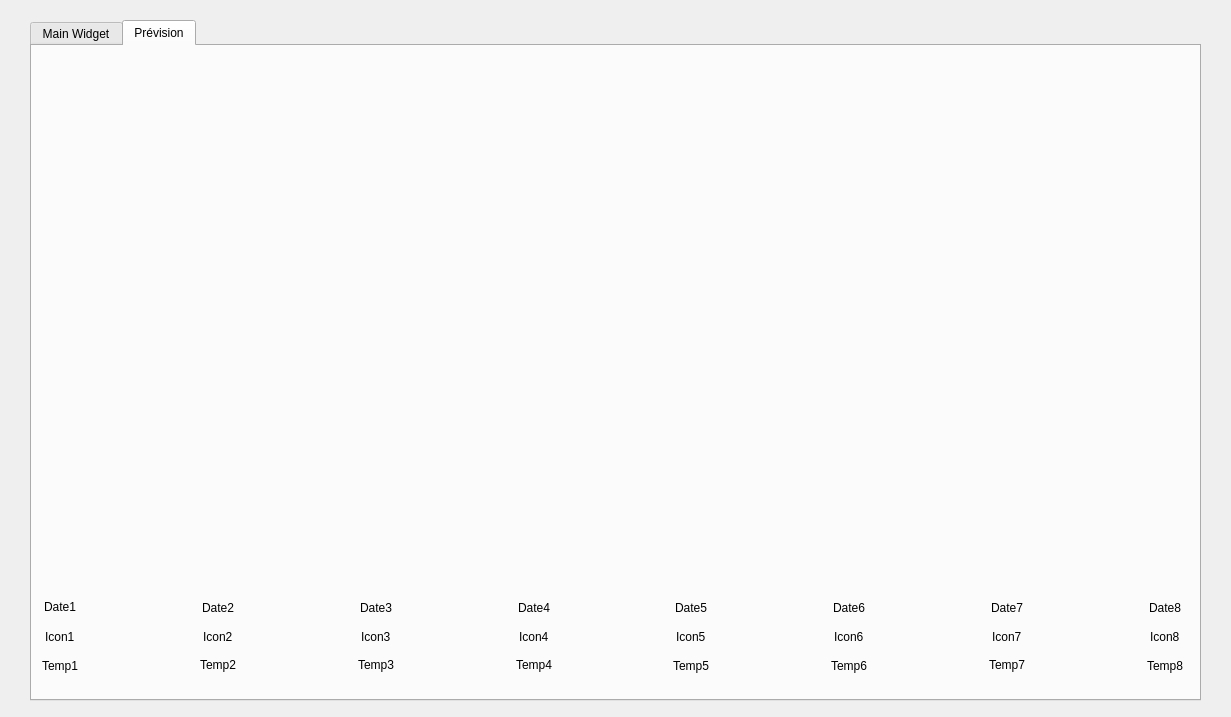
<?xml version="1.0" encoding="UTF-8"?>
<ui version="4.0">
 <class>Dialog</class>
 <widget class="QDialog" name="Dialog">
  <property name="geometry">
   <rect>
    <x>0</x>
    <y>0</y>
    <width>1231</width>
    <height>717</height>
   </rect>
  </property>
  <property name="windowTitle">
   <string>Dialog</string>
  </property>
  <widget class="QTabWidget" name="tabWidget">
   <property name="geometry">
    <rect>
     <x>30</x>
     <y>20</y>
     <width>1171</width>
     <height>681</height>
    </rect>
   </property>
   <property name="currentIndex">
    <number>1</number>
   </property>
   <widget class="QWidget" name="tab">
    <attribute name="title">
     <string>Main Widget</string>
    </attribute>
    <widget class="QWidget" name="widgetPollution" native="true">
     <property name="geometry">
      <rect>
       <x>390</x>
       <y>10</y>
       <width>761</width>
       <height>621</height>
      </rect>
     </property>
     <property name="minimumSize">
      <size>
       <width>291</width>
       <height>251</height>
      </size>
     </property>
    </widget>
    <widget class="QWidget" name="layoutWidget_3">
     <property name="geometry">
      <rect>
       <x>10</x>
       <y>10</y>
       <width>353</width>
       <height>620</height>
      </rect>
     </property>
     <layout class="QVBoxLayout" name="verticalLayout_21">
      <item>
       <layout class="QVBoxLayout" name="verticalLayout_22">
        <item>
         <layout class="QVBoxLayout" name="verticalLayout_23">
          <item alignment="Qt::AlignHCenter">
           <widget class="QLabel" name="labeltitre">
            <property name="font">
             <font>
              <family>Dyuthi</family>
              <pointsize>26</pointsize>
             </font>
            </property>
            <property name="text">
             <string>Météo de Paris</string>
            </property>
           </widget>
          </item>
          <item>
           <spacer name="verticalSpacer_7">
            <property name="orientation">
             <enum>Qt::Vertical</enum>
            </property>
            <property name="sizeHint" stdset="0">
             <size>
              <width>20</width>
              <height>13</height>
             </size>
            </property>
           </spacer>
          </item>
          <item>
           <layout class="QHBoxLayout" name="horizontalLayout_5">
            <item alignment="Qt::AlignHCenter|Qt::AlignVCenter">
             <widget class="QLabel" name="labelTemp">
              <property name="font">
               <font>
                <family>Dyuthi</family>
                <pointsize>26</pointsize>
                <weight>50</weight>
                <bold>false</bold>
               </font>
              </property>
              <property name="text">
               <string>Température</string>
              </property>
             </widget>
            </item>
            <item>
             <widget class="QLabel" name="labelIcon">
              <property name="text">
               <string>Icon</string>
              </property>
             </widget>
            </item>
           </layout>
          </item>
          <item>
           <spacer name="verticalSpacer_8">
            <property name="orientation">
             <enum>Qt::Vertical</enum>
            </property>
            <property name="sizeHint" stdset="0">
             <size>
              <width>20</width>
              <height>13</height>
             </size>
            </property>
           </spacer>
          </item>
          <item alignment="Qt::AlignHCenter">
           <widget class="QLabel" name="labelCiel">
            <property name="font">
             <font>
              <family>Dyuthi</family>
              <pointsize>18</pointsize>
             </font>
            </property>
            <property name="text">
             <string>Ciel</string>
            </property>
           </widget>
          </item>
          <item>
           <spacer name="verticalSpacer_9">
            <property name="orientation">
             <enum>Qt::Vertical</enum>
            </property>
            <property name="sizeHint" stdset="0">
             <size>
              <width>20</width>
              <height>13</height>
             </size>
            </property>
           </spacer>
          </item>
          <item alignment="Qt::AlignHCenter">
           <widget class="QLabel" name="labelDate">
            <property name="font">
             <font>
              <family>Dyuthi</family>
              <pointsize>14</pointsize>
             </font>
            </property>
            <property name="text">
             <string>TextLabel</string>
            </property>
           </widget>
          </item>
          <item>
           <spacer name="verticalSpacer_10">
            <property name="orientation">
             <enum>Qt::Vertical</enum>
            </property>
            <property name="sizeHint" stdset="0">
             <size>
              <width>20</width>
              <height>13</height>
             </size>
            </property>
           </spacer>
          </item>
          <item>
           <layout class="QHBoxLayout" name="horizontalLayout">
            <item>
             <spacer name="horizontalSpacer">
              <property name="orientation">
               <enum>Qt::Horizontal</enum>
              </property>
              <property name="sizeHint" stdset="0">
               <size>
                <width>40</width>
                <height>20</height>
               </size>
              </property>
             </spacer>
            </item>
            <item>
             <widget class="QTableWidget" name="tableWidget">
              <property name="minimumSize">
               <size>
                <width>261</width>
                <height>233</height>
               </size>
              </property>
              <property name="maximumSize">
               <size>
                <width>261</width>
                <height>233</height>
               </size>
              </property>
              <property name="contextMenuPolicy">
               <enum>Qt::DefaultContextMenu</enum>
              </property>
              <property name="frameShape">
               <enum>QFrame::StyledPanel</enum>
              </property>
              <property name="frameShadow">
               <enum>QFrame::Sunken</enum>
              </property>
              <property name="verticalScrollBarPolicy">
               <enum>Qt::ScrollBarAlwaysOff</enum>
              </property>
              <property name="sizeAdjustPolicy">
               <enum>QAbstractScrollArea::AdjustToContents</enum>
              </property>
              <property name="editTriggers">
               <set>QAbstractItemView::NoEditTriggers</set>
              </property>
              <property name="dragDropOverwriteMode">
               <bool>false</bool>
              </property>
              <property name="selectionMode">
               <enum>QAbstractItemView::NoSelection</enum>
              </property>
              <property name="iconSize">
               <size>
                <width>0</width>
                <height>0</height>
               </size>
              </property>
              <property name="textElideMode">
               <enum>Qt::ElideLeft</enum>
              </property>
              <property name="verticalScrollMode">
               <enum>QAbstractItemView::ScrollPerItem</enum>
              </property>
              <property name="gridStyle">
               <enum>Qt::SolidLine</enum>
              </property>
              <attribute name="horizontalHeaderCascadingSectionResizes">
               <bool>false</bool>
              </attribute>
              <attribute name="horizontalHeaderShowSortIndicator" stdset="0">
               <bool>false</bool>
              </attribute>
              <row>
               <property name="text">
                <string>Température max °C</string>
               </property>
              </row>
              <row>
               <property name="text">
                <string>Température min °C</string>
               </property>
              </row>
              <row>
               <property name="text">
                <string>Ciel</string>
               </property>
              </row>
              <row>
               <property name="text">
                <string>Humidité (%)</string>
               </property>
              </row>
              <row>
               <property name="text">
                <string>Vitesse du Vent (km/h)</string>
               </property>
              </row>
              <row>
               <property name="text">
                <string>DIrection du Vent (°)</string>
               </property>
              </row>
              <row>
               <property name="text">
                <string>Pression (hPa)</string>
               </property>
              </row>
              <column>
               <property name="text">
                <string/>
               </property>
               <property name="foreground">
                <brush brushstyle="NoBrush">
                 <color alpha="255">
                  <red>0</red>
                  <green>0</green>
                  <blue>0</blue>
                 </color>
                </brush>
               </property>
              </column>
              <item row="0" column="0">
               <property name="text">
                <string/>
               </property>
               <property name="background">
                <brush brushstyle="NoBrush">
                 <color alpha="255">
                  <red>239</red>
                  <green>41</green>
                  <blue>41</blue>
                 </color>
                </brush>
               </property>
              </item>
             </widget>
            </item>
            <item>
             <spacer name="horizontalSpacer_2">
              <property name="orientation">
               <enum>Qt::Horizontal</enum>
              </property>
              <property name="sizeHint" stdset="0">
               <size>
                <width>40</width>
                <height>20</height>
               </size>
              </property>
             </spacer>
            </item>
           </layout>
          </item>
         </layout>
        </item>
       </layout>
      </item>
      <item>
       <layout class="QHBoxLayout" name="horizontalLayout_6">
        <item>
         <layout class="QVBoxLayout" name="verticalLayout_24">
          <item>
           <spacer name="verticalSpacer_11">
            <property name="orientation">
             <enum>Qt::Vertical</enum>
            </property>
            <property name="sizeHint" stdset="0">
             <size>
              <width>258</width>
              <height>13</height>
             </size>
            </property>
           </spacer>
          </item>
          <item>
           <layout class="QHBoxLayout" name="horizontalLayout_7">
            <item>
             <spacer name="horizontalSpacer_10">
              <property name="orientation">
               <enum>Qt::Horizontal</enum>
              </property>
              <property name="sizeHint" stdset="0">
               <size>
                <width>58</width>
                <height>20</height>
               </size>
              </property>
             </spacer>
            </item>
            <item>
             <layout class="QVBoxLayout" name="verticalLayout_25">
              <item>
               <layout class="QVBoxLayout" name="verticalLayout_26">
                <item>
                 <layout class="QVBoxLayout" name="verticalLayout_27">
                  <item>
                   <widget class="QLabel" name="label_IAQI">
                    <property name="text">
                     <string>Image AQI</string>
                    </property>
                   </widget>
                  </item>
                  <item>
                   <widget class="QLabel" name="label_DAQI">
                    <property name="font">
                     <font>
                      <pointsize>13</pointsize>
                      <weight>75</weight>
                      <bold>true</bold>
                     </font>
                    </property>
                    <property name="frameShape">
                     <enum>QFrame::NoFrame</enum>
                    </property>
                    <property name="text">
                     <string>LABEL</string>
                    </property>
                    <property name="alignment">
                     <set>Qt::AlignCenter</set>
                    </property>
                   </widget>
                  </item>
                 </layout>
                </item>
               </layout>
              </item>
              <item alignment="Qt::AlignHCenter">
               <widget class="QLabel" name="label_3">
                <property name="text">
                 <string>AQI</string>
                </property>
               </widget>
              </item>
             </layout>
            </item>
            <item>
             <spacer name="horizontalSpacer_11">
              <property name="orientation">
               <enum>Qt::Horizontal</enum>
              </property>
              <property name="sizeHint" stdset="0">
               <size>
                <width>68</width>
                <height>20</height>
               </size>
              </property>
             </spacer>
            </item>
           </layout>
          </item>
         </layout>
        </item>
        <item>
         <layout class="QVBoxLayout" name="verticalLayout_28">
          <item>
           <spacer name="verticalSpacer">
            <property name="orientation">
             <enum>Qt::Vertical</enum>
            </property>
            <property name="sizeHint" stdset="0">
             <size>
              <width>20</width>
              <height>40</height>
             </size>
            </property>
           </spacer>
          </item>
          <item>
           <layout class="QVBoxLayout" name="verticalLayout_29">
            <item>
             <layout class="QVBoxLayout" name="verticalLayout_30">
              <item>
               <layout class="QVBoxLayout" name="verticalLayout_31">
                <item alignment="Qt::AlignHCenter">
                 <widget class="QLabel" name="label_IUV">
                  <property name="text">
                   <string>Image UV</string>
                  </property>
                 </widget>
                </item>
                <item>
                 <widget class="QLabel" name="label_DUV">
                  <property name="font">
                   <font>
                    <pointsize>13</pointsize>
                    <weight>75</weight>
                    <bold>true</bold>
                   </font>
                  </property>
                  <property name="text">
                   <string>Indice Uv</string>
                  </property>
                  <property name="alignment">
                   <set>Qt::AlignCenter</set>
                  </property>
                 </widget>
                </item>
               </layout>
              </item>
             </layout>
            </item>
            <item alignment="Qt::AlignHCenter">
             <widget class="QLabel" name="label_4">
              <property name="text">
               <string>Indice UV</string>
              </property>
             </widget>
            </item>
           </layout>
          </item>
         </layout>
        </item>
       </layout>
      </item>
     </layout>
    </widget>
   </widget>
   <widget class="QWidget" name="tab_2">
    <attribute name="title">
     <string>Prévision</string>
    </attribute>
    <widget class="QWidget" name="layoutWidget_4">
     <property name="geometry">
      <rect>
       <x>10</x>
       <y>550</y>
       <width>1141</width>
       <height>81</height>
      </rect>
     </property>
     <layout class="QHBoxLayout" name="horizontalLayout_8">
      <item>
       <layout class="QVBoxLayout" name="verticalLayout_32">
        <item alignment="Qt::AlignHCenter|Qt::AlignVCenter">
         <widget class="QLabel" name="label_date1">
          <property name="text">
           <string>Date1</string>
          </property>
         </widget>
        </item>
        <item alignment="Qt::AlignHCenter">
         <widget class="QLabel" name="label_icon1">
          <property name="text">
           <string>Icon1</string>
          </property>
         </widget>
        </item>
        <item alignment="Qt::AlignHCenter">
         <widget class="QLabel" name="label_value1">
          <property name="text">
           <string>Temp1</string>
          </property>
         </widget>
        </item>
       </layout>
      </item>
      <item>
       <spacer name="horizontalSpacer_12">
        <property name="orientation">
         <enum>Qt::Horizontal</enum>
        </property>
        <property name="sizeHint" stdset="0">
         <size>
          <width>40</width>
          <height>20</height>
         </size>
        </property>
       </spacer>
      </item>
      <item>
       <layout class="QVBoxLayout" name="verticalLayout_33">
        <item alignment="Qt::AlignHCenter">
         <widget class="QLabel" name="label_date2">
          <property name="text">
           <string>Date2</string>
          </property>
         </widget>
        </item>
        <item alignment="Qt::AlignHCenter">
         <widget class="QLabel" name="label_icon2">
          <property name="text">
           <string>Icon2</string>
          </property>
         </widget>
        </item>
        <item alignment="Qt::AlignHCenter|Qt::AlignVCenter">
         <widget class="QLabel" name="label_value2">
          <property name="text">
           <string>Temp2</string>
          </property>
         </widget>
        </item>
       </layout>
      </item>
      <item>
       <spacer name="horizontalSpacer_13">
        <property name="orientation">
         <enum>Qt::Horizontal</enum>
        </property>
        <property name="sizeHint" stdset="0">
         <size>
          <width>40</width>
          <height>20</height>
         </size>
        </property>
       </spacer>
      </item>
      <item>
       <layout class="QVBoxLayout" name="verticalLayout_34">
        <item alignment="Qt::AlignHCenter">
         <widget class="QLabel" name="label_date3">
          <property name="text">
           <string>Date3</string>
          </property>
         </widget>
        </item>
        <item alignment="Qt::AlignHCenter">
         <widget class="QLabel" name="label_icon3">
          <property name="text">
           <string>Icon3</string>
          </property>
         </widget>
        </item>
        <item alignment="Qt::AlignHCenter|Qt::AlignVCenter">
         <widget class="QLabel" name="label_value3">
          <property name="text">
           <string>Temp3</string>
          </property>
         </widget>
        </item>
       </layout>
      </item>
      <item>
       <spacer name="horizontalSpacer_14">
        <property name="orientation">
         <enum>Qt::Horizontal</enum>
        </property>
        <property name="sizeHint" stdset="0">
         <size>
          <width>40</width>
          <height>20</height>
         </size>
        </property>
       </spacer>
      </item>
      <item>
       <layout class="QVBoxLayout" name="verticalLayout_35">
        <item alignment="Qt::AlignHCenter">
         <widget class="QLabel" name="label_date4">
          <property name="text">
           <string>Date4</string>
          </property>
         </widget>
        </item>
        <item alignment="Qt::AlignHCenter">
         <widget class="QLabel" name="label_icon4">
          <property name="text">
           <string>Icon4</string>
          </property>
         </widget>
        </item>
        <item alignment="Qt::AlignHCenter|Qt::AlignVCenter">
         <widget class="QLabel" name="label_value4">
          <property name="text">
           <string>Temp4</string>
          </property>
         </widget>
        </item>
       </layout>
      </item>
      <item>
       <spacer name="horizontalSpacer_15">
        <property name="orientation">
         <enum>Qt::Horizontal</enum>
        </property>
        <property name="sizeHint" stdset="0">
         <size>
          <width>40</width>
          <height>20</height>
         </size>
        </property>
       </spacer>
      </item>
      <item>
       <layout class="QVBoxLayout" name="verticalLayout_36">
        <item alignment="Qt::AlignHCenter">
         <widget class="QLabel" name="label_date5">
          <property name="text">
           <string>Date5</string>
          </property>
         </widget>
        </item>
        <item alignment="Qt::AlignHCenter">
         <widget class="QLabel" name="label_icon5">
          <property name="text">
           <string>Icon5</string>
          </property>
         </widget>
        </item>
        <item alignment="Qt::AlignHCenter">
         <widget class="QLabel" name="label_value5">
          <property name="text">
           <string>Temp5</string>
          </property>
         </widget>
        </item>
       </layout>
      </item>
      <item>
       <spacer name="horizontalSpacer_16">
        <property name="orientation">
         <enum>Qt::Horizontal</enum>
        </property>
        <property name="sizeHint" stdset="0">
         <size>
          <width>40</width>
          <height>20</height>
         </size>
        </property>
       </spacer>
      </item>
      <item>
       <layout class="QVBoxLayout" name="verticalLayout_37">
        <item alignment="Qt::AlignHCenter">
         <widget class="QLabel" name="label_date6">
          <property name="text">
           <string>Date6</string>
          </property>
         </widget>
        </item>
        <item alignment="Qt::AlignHCenter">
         <widget class="QLabel" name="label_icon6">
          <property name="text">
           <string>Icon6</string>
          </property>
         </widget>
        </item>
        <item alignment="Qt::AlignHCenter">
         <widget class="QLabel" name="label_value6">
          <property name="text">
           <string>Temp6</string>
          </property>
         </widget>
        </item>
       </layout>
      </item>
      <item>
       <spacer name="horizontalSpacer_17">
        <property name="orientation">
         <enum>Qt::Horizontal</enum>
        </property>
        <property name="sizeHint" stdset="0">
         <size>
          <width>40</width>
          <height>20</height>
         </size>
        </property>
       </spacer>
      </item>
      <item>
       <layout class="QVBoxLayout" name="verticalLayout_38">
        <item alignment="Qt::AlignHCenter">
         <widget class="QLabel" name="label_date7">
          <property name="text">
           <string>Date7</string>
          </property>
         </widget>
        </item>
        <item alignment="Qt::AlignHCenter">
         <widget class="QLabel" name="label_icon7">
          <property name="text">
           <string>Icon7</string>
          </property>
         </widget>
        </item>
        <item alignment="Qt::AlignHCenter|Qt::AlignVCenter">
         <widget class="QLabel" name="label_value7">
          <property name="text">
           <string>Temp7</string>
          </property>
         </widget>
        </item>
       </layout>
      </item>
      <item>
       <spacer name="horizontalSpacer_18">
        <property name="orientation">
         <enum>Qt::Horizontal</enum>
        </property>
        <property name="sizeHint" stdset="0">
         <size>
          <width>40</width>
          <height>20</height>
         </size>
        </property>
       </spacer>
      </item>
      <item>
       <layout class="QVBoxLayout" name="verticalLayout_39">
        <item alignment="Qt::AlignHCenter">
         <widget class="QLabel" name="label_date8">
          <property name="text">
           <string>Date8</string>
          </property>
         </widget>
        </item>
        <item alignment="Qt::AlignHCenter">
         <widget class="QLabel" name="label_icon8">
          <property name="text">
           <string>Icon8</string>
          </property>
         </widget>
        </item>
        <item alignment="Qt::AlignHCenter">
         <widget class="QLabel" name="label_value8">
          <property name="text">
           <string>Temp8</string>
          </property>
         </widget>
        </item>
       </layout>
      </item>
     </layout>
    </widget>
    <widget class="QWidget" name="widgetPrevision" native="true">
     <property name="geometry">
      <rect>
       <x>10</x>
       <y>20</y>
       <width>1141</width>
       <height>501</height>
      </rect>
     </property>
    </widget>
   </widget>
  </widget>
 </widget>
 <resources/>
 <connections/>
</ui>
